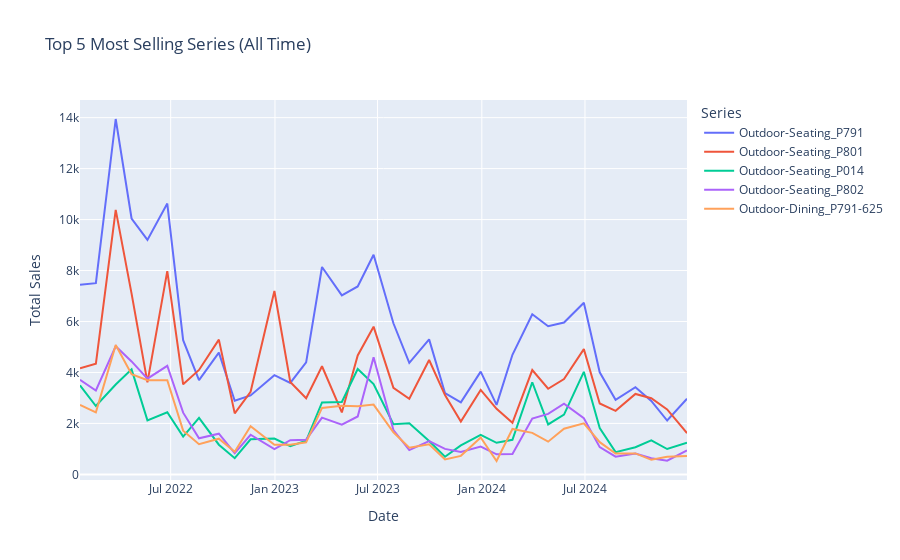
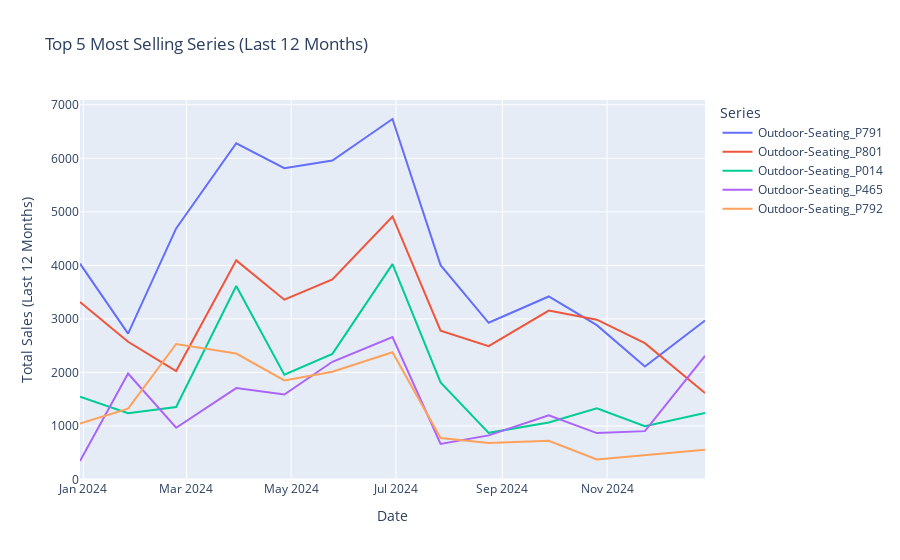

Notebook code cell kept with these figures, in order:
### Markdown cell above
## Top producing serries and SKUs

### Code cell
import pandas as pd
import plotly.express as px

# Load the wide hierarchical data, parsing the date column
df = pd.read_csv("Ashley_Outdoor_Hierarchical.csv", parse_dates=["FiscalMonthLastDate"])

# Identify Series-level columns:
# By convention, Series-level columns have exactly one underscore (and are not "Total")
series_columns = [col for col in df.columns if col != "Total" and col.count("_") == 1]

# Compute total sales for each series over the entire period
total_sales = df[series_columns].sum()

# Select the top 10 series based on total sales
top10_series = total_sales.sort_values(ascending=False).head(5).reset_index()
top10_series.columns = ["Series", "Total_Sales"]

# Filter the DataFrame to include only FiscalMonthLastDate and the top 10 series columns
df_top10 = df[["FiscalMonthLastDate"] + top10_series["Series"].tolist()]

# Convert from wide to long format for plotting
df_long = df_top10.melt(id_vars="FiscalMonthLastDate", var_name="Series", value_name="Sales")

# Create an interactive line chart using Plotly Express
fig = px.line(
    df_long,
    x="FiscalMonthLastDate",
    y="Sales",
    color="Series",
    title="Top 5 Most Selling Series (All Time)",
    labels={"FiscalMonthLastDate": "Date", "Sales": "Total Sales"}
)
fig.update_layout(xaxis_title="Date", yaxis_title="Total Sales")
fig.show()



#==========================================================
#Part B: sales in last 12 months

# Determine the latest date in the data and define the start of the last 12 months period
max_date = df["FiscalMonthLastDate"].max()
start_date = max_date - pd.DateOffset(months=12)

# Filter the DataFrame for the last 12 months
df_last12 = df[df["FiscalMonthLastDate"] >= start_date]

# Identify Series-level columns (exactly one underscore, excluding "Total")
series_columns = [col for col in df.columns if col != "Total" and col.count("_") == 1]

# Compute total sales for each series in the last 12 months
total_sales_last12 = df_last12[series_columns].sum()

# Select the top 10 series by sales for the last 12 months
top10_series_last12 = total_sales_last12.sort_values(ascending=False).head(5).reset_index()
top10_series_last12.columns = ["Series", "Total_Sales_Last12"]

# Filter the last 12-month DataFrame for the relevant columns
df_top10_last12 = df_last12[["FiscalMonthLastDate"] + top10_series_last12["Series"].tolist()]

# Convert from wide to long format for plotting
df_long_last12 = df_top10_last12.melt(id_vars="FiscalMonthLastDate", var_name="Series", value_name="Sales")

# Create an interactive line chart for the last 12 months using Plotly Express
fig = px.line(
    df_long_last12,
    x="FiscalMonthLastDate",
    y="Sales",
    color="Series",
    title="Top 5 Most Selling Series (Last 12 Months)",
    labels={"FiscalMonthLastDate": "Date", "Sales": "Total Sales (Last 12 Months)"}
)
fig.update_layout(xaxis_title="Date", yaxis_title="Total Sales (Last 12 Months)")
fig.show()

### Figure 1 — Plotly figure (JSON) as saved in the notebook; plotly's stock layout.template omitted (floating-point values rounded to 4 significant figures)
{"data": [{"hovertemplate": "Series=Outdoor-Seating_P791<br>Date=%{x}<br>Total Sales=%{y}<extra></extra>", "legendgroup": "Outdoor-Seating_P791", "line": {"color": "#636efa", "dash": "solid"}, "marker": {"symbol": "circle"}, "mode": "lines", "name": "Outdoor-Seating_P791", "orientation": "v", "showlegend": true, "type": "scatter", "x": ["2022-01-22T00:00:00", "2022-02-19T00:00:00", "2022-03-26T00:00:00", "2022-04-23T00:00:00", "2022-05-21T00:00:00", "2022-06-25T00:00:00", "2022-07-23T00:00:00", "2022-08-20T00:00:00", "2022-09-24T00:00:00", "2022-10-22T00:00:00", "2022-11-19T00:00:00", "2022-12-31T00:00:00", "2023-01-28T00:00:00", "2023-02-25T00:00:00", "2023-03-25T00:00:00", "2023-04-29T00:00:00", "2023-05-27T00:00:00", "2023-06-24T00:00:00", "2023-07-29T00:00:00", "2023-08-26T00:00:00", "2023-09-30T00:00:00", "2023-10-28T00:00:00", "2023-11-25T00:00:00", "2023-12-30T00:00:00", "2024-01-27T00:00:00", "2024-02-24T00:00:00", "2024-03-30T00:00:00", "2024-04-27T00:00:00", "2024-05-25T00:00:00", "2024-06-29T00:00:00", "2024-07-27T00:00:00", "2024-08-24T00:00:00", "2024-09-28T00:00:00", "2024-10-26T00:00:00", "2024-11-23T00:00:00", "2024-12-28T00:00:00"], "xaxis": "x", "y": [7438, 7503, 13947, 10042, 9201, 10630, 5265, 3698, 4776, 2888, 3098, 3895, 3588, 4393, 8140, 7027, 7374, 8622, 5931, 4376, 5298, 3193, 2825, 4034, 2726, 4692, 6282, 5815, 5960, 6735, 4005, 2929, 3420, 2885, 2113, 2972], "yaxis": "y"}, {"hovertemplate": "Series=Outdoor-Seating_P801<br>Date=%{x}<br>Total Sales=%{y}<extra></extra>", "legendgroup": "Outdoor-Seating_P801", "line": {"color": "#EF553B", "dash": "solid"}, "marker": {"symbol": "circle"}, "mode": "lines", "name": "Outdoor-Seating_P801", "orientation": "v", "showlegend": true, "type": "scatter", "x": ["2022-01-22T00:00:00", "2022-02-19T00:00:00", "2022-03-26T00:00:00", "2022-04-23T00:00:00", "2022-05-21T00:00:00", "2022-06-25T00:00:00", "2022-07-23T00:00:00", "2022-08-20T00:00:00", "2022-09-24T00:00:00", "2022-10-22T00:00:00", "2022-11-19T00:00:00", "2022-12-31T00:00:00", "2023-01-28T00:00:00", "2023-02-25T00:00:00", "2023-03-25T00:00:00", "2023-04-29T00:00:00", "2023-05-27T00:00:00", "2023-06-24T00:00:00", "2023-07-29T00:00:00", "2023-08-26T00:00:00", "2023-09-30T00:00:00", "2023-10-28T00:00:00", "2023-11-25T00:00:00", "2023-12-30T00:00:00", "2024-01-27T00:00:00", "2024-02-24T00:00:00", "2024-03-30T00:00:00", "2024-04-27T00:00:00", "2024-05-25T00:00:00", "2024-06-29T00:00:00", "2024-07-27T00:00:00", "2024-08-24T00:00:00", "2024-09-28T00:00:00", "2024-10-26T00:00:00", "2024-11-23T00:00:00", "2024-12-28T00:00:00"], "xaxis": "x", "y": [4164, 4341, 10382, 7092, 3612, 7978, 3533, 4098, 5287, 2394, 3244, 7198, 3628, 2987, 4244, 2430, 4666, 5797, 3397, 2969, 4488, 3110, 2072, 3317, 2574, 2027, 4094, 3360, 3738, 4915, 2783, 2492, 3157, 2986, 2549, 1618], "yaxis": "y"}, {"hovertemplate": "Series=Outdoor-Seating_P014<br>Date=%{x}<br>Total Sales=%{y}<extra></extra>", "legendgroup": "Outdoor-Seating_P014", "line": {"color": "#00cc96", "dash": "solid"}, "marker": {"symbol": "circle"}, "mode": "lines", "name": "Outdoor-Seating_P014", "orientation": "v", "showlegend": true, "type": "scatter", "x": ["2022-01-22T00:00:00", "2022-02-19T00:00:00", "2022-03-26T00:00:00", "2022-04-23T00:00:00", "2022-05-21T00:00:00", "2022-06-25T00:00:00", "2022-07-23T00:00:00", "2022-08-20T00:00:00", "2022-09-24T00:00:00", "2022-10-22T00:00:00", "2022-11-19T00:00:00", "2022-12-31T00:00:00", "2023-01-28T00:00:00", "2023-02-25T00:00:00", "2023-03-25T00:00:00", "2023-04-29T00:00:00", "2023-05-27T00:00:00", "2023-06-24T00:00:00", "2023-07-29T00:00:00", "2023-08-26T00:00:00", "2023-09-30T00:00:00", "2023-10-28T00:00:00", "2023-11-25T00:00:00", "2023-12-30T00:00:00", "2024-01-27T00:00:00", "2024-02-24T00:00:00", "2024-03-30T00:00:00", "2024-04-27T00:00:00", "2024-05-25T00:00:00", "2024-06-29T00:00:00", "2024-07-27T00:00:00", "2024-08-24T00:00:00", "2024-09-28T00:00:00", "2024-10-26T00:00:00", "2024-11-23T00:00:00", "2024-12-28T00:00:00"], "xaxis": "x", "y": [3498, 2682, 3526, 4122, 2121, 2438, 1480, 2219, 1165, 636, 1377, 1406, 1107, 1319, 2823, 2839, 4137, 3544, 1971, 2002, 1313, 693, 1140, 1548, 1239, 1355, 3615, 1959, 2348, 4024, 1815, 873, 1066, 1333, 995, 1243], "yaxis": "y"}, {"hovertemplate": "Series=Outdoor-Seating_P802<br>Date=%{x}<br>Total Sales=%{y}<extra></extra>", "legendgroup": "Outdoor-Seating_P802", "line": {"color": "#ab63fa", "dash": "solid"}, "marker": {"symbol": "circle"}, "mode": "lines", "name": "Outdoor-Seating_P802", "orientation": "v", "showlegend": true, "type": "scatter", "x": ["2022-01-22T00:00:00", "2022-02-19T00:00:00", "2022-03-26T00:00:00", "2022-04-23T00:00:00", "2022-05-21T00:00:00", "2022-06-25T00:00:00", "2022-07-23T00:00:00", "2022-08-20T00:00:00", "2022-09-24T00:00:00", "2022-10-22T00:00:00", "2022-11-19T00:00:00", "2022-12-31T00:00:00", "2023-01-28T00:00:00", "2023-02-25T00:00:00", "2023-03-25T00:00:00", "2023-04-29T00:00:00", "2023-05-27T00:00:00", "2023-06-24T00:00:00", "2023-07-29T00:00:00", "2023-08-26T00:00:00", "2023-09-30T00:00:00", "2023-10-28T00:00:00", "2023-11-25T00:00:00", "2023-12-30T00:00:00", "2024-01-27T00:00:00", "2024-02-24T00:00:00", "2024-03-30T00:00:00", "2024-04-27T00:00:00", "2024-05-25T00:00:00", "2024-06-29T00:00:00", "2024-07-27T00:00:00", "2024-08-24T00:00:00", "2024-09-28T00:00:00", "2024-10-26T00:00:00", "2024-11-23T00:00:00", "2024-12-28T00:00:00"], "xaxis": "x", "y": [3711, 3292, 5027, 4433, 3756, 4261, 2421, 1416, 1598, 831, 1555, 991, 1342, 1363, 2225, 1953, 2271, 4600, 1739, 952, 1304, 1000, 882, 1088, 788, 804, 2190, 2374, 2773, 2205, 1070, 696, 820, 633, 536, 937], "yaxis": "y"}, {"hovertemplate": "Series=Outdoor-Dining_P791-625<br>Date=%{x}<br>Total Sales=%{y}<extra></extra>", "legendgroup": "Outdoor-Dining_P791-625", "line": {"color": "#FFA15A", "dash": "solid"}, "marker": {"symbol": "circle"}, "mode": "lines", "name": "Outdoor-Dining_P791-625", "orientation": "v", "showlegend": true, "type": "scatter", "x": ["2022-01-22T00:00:00", "2022-02-19T00:00:00", "2022-03-26T00:00:00", "2022-04-23T00:00:00", "2022-05-21T00:00:00", "2022-06-25T00:00:00", "2022-07-23T00:00:00", "2022-08-20T00:00:00", "2022-09-24T00:00:00", "2022-10-22T00:00:00", "2022-11-19T00:00:00", "2022-12-31T00:00:00", "2023-01-28T00:00:00", "2023-02-25T00:00:00", "2023-03-25T00:00:00", "2023-04-29T00:00:00", "2023-05-27T00:00:00", "2023-06-24T00:00:00", "2023-07-29T00:00:00", "2023-08-26T00:00:00", "2023-09-30T00:00:00", "2023-10-28T00:00:00", "2023-11-25T00:00:00", "2023-12-30T00:00:00", "2024-01-27T00:00:00", "2024-02-24T00:00:00", "2024-03-30T00:00:00", "2024-04-27T00:00:00", "2024-05-25T00:00:00", "2024-06-29T00:00:00", "2024-07-27T00:00:00", "2024-08-24T00:00:00", "2024-09-28T00:00:00", "2024-10-26T00:00:00", "2024-11-23T00:00:00", "2024-12-28T00:00:00"], "xaxis": "x", "y": [2727, 2434, 5075, 3931, 3693, 3696, 1716, 1185, 1400, 885, 1891, 1159, 1162, 1258, 2608, 2690, 2674, 2739, 1651, 1045, 1183, 584, 727, 1448, 525, 1781, 1628, 1284, 1793, 2003, 1264, 820, 823, 571, 689, 726], "yaxis": "y"}], "layout": {"legend": {"title": {"text": "Series"}, "tracegroupgap": 0}, "title": {"text": "Top 5 Most Selling Series (All Time)"}, "xaxis": {"anchor": "y", "domain": [0, 1], "title": {"text": "Date"}}, "yaxis": {"anchor": "x", "domain": [0, 1], "title": {"text": "Total Sales"}}}}

### Figure 2 — Plotly figure (JSON) as saved in the notebook; plotly's stock layout.template omitted (floating-point values rounded to 4 significant figures)
{"data": [{"hovertemplate": "Series=Outdoor-Seating_P791<br>Date=%{x}<br>Total Sales (Last 12 Months)=%{y}<extra></extra>", "legendgroup": "Outdoor-Seating_P791", "line": {"color": "#636efa", "dash": "solid"}, "marker": {"symbol": "circle"}, "mode": "lines", "name": "Outdoor-Seating_P791", "orientation": "v", "showlegend": true, "type": "scatter", "x": ["2023-12-30T00:00:00", "2024-01-27T00:00:00", "2024-02-24T00:00:00", "2024-03-30T00:00:00", "2024-04-27T00:00:00", "2024-05-25T00:00:00", "2024-06-29T00:00:00", "2024-07-27T00:00:00", "2024-08-24T00:00:00", "2024-09-28T00:00:00", "2024-10-26T00:00:00", "2024-11-23T00:00:00", "2024-12-28T00:00:00"], "xaxis": "x", "y": [4034, 2726, 4692, 6282, 5815, 5960, 6735, 4005, 2929, 3420, 2885, 2113, 2972], "yaxis": "y"}, {"hovertemplate": "Series=Outdoor-Seating_P801<br>Date=%{x}<br>Total Sales (Last 12 Months)=%{y}<extra></extra>", "legendgroup": "Outdoor-Seating_P801", "line": {"color": "#EF553B", "dash": "solid"}, "marker": {"symbol": "circle"}, "mode": "lines", "name": "Outdoor-Seating_P801", "orientation": "v", "showlegend": true, "type": "scatter", "x": ["2023-12-30T00:00:00", "2024-01-27T00:00:00", "2024-02-24T00:00:00", "2024-03-30T00:00:00", "2024-04-27T00:00:00", "2024-05-25T00:00:00", "2024-06-29T00:00:00", "2024-07-27T00:00:00", "2024-08-24T00:00:00", "2024-09-28T00:00:00", "2024-10-26T00:00:00", "2024-11-23T00:00:00", "2024-12-28T00:00:00"], "xaxis": "x", "y": [3317, 2574, 2027, 4094, 3360, 3738, 4915, 2783, 2492, 3157, 2986, 2549, 1618], "yaxis": "y"}, {"hovertemplate": "Series=Outdoor-Seating_P014<br>Date=%{x}<br>Total Sales (Last 12 Months)=%{y}<extra></extra>", "legendgroup": "Outdoor-Seating_P014", "line": {"color": "#00cc96", "dash": "solid"}, "marker": {"symbol": "circle"}, "mode": "lines", "name": "Outdoor-Seating_P014", "orientation": "v", "showlegend": true, "type": "scatter", "x": ["2023-12-30T00:00:00", "2024-01-27T00:00:00", "2024-02-24T00:00:00", "2024-03-30T00:00:00", "2024-04-27T00:00:00", "2024-05-25T00:00:00", "2024-06-29T00:00:00", "2024-07-27T00:00:00", "2024-08-24T00:00:00", "2024-09-28T00:00:00", "2024-10-26T00:00:00", "2024-11-23T00:00:00", "2024-12-28T00:00:00"], "xaxis": "x", "y": [1548, 1239, 1355, 3615, 1959, 2348, 4024, 1815, 873, 1066, 1333, 995, 1243], "yaxis": "y"}, {"hovertemplate": "Series=Outdoor-Seating_P465<br>Date=%{x}<br>Total Sales (Last 12 Months)=%{y}<extra></extra>", "legendgroup": "Outdoor-Seating_P465", "line": {"color": "#ab63fa", "dash": "solid"}, "marker": {"symbol": "circle"}, "mode": "lines", "name": "Outdoor-Seating_P465", "orientation": "v", "showlegend": true, "type": "scatter", "x": ["2023-12-30T00:00:00", "2024-01-27T00:00:00", "2024-02-24T00:00:00", "2024-03-30T00:00:00", "2024-04-27T00:00:00", "2024-05-25T00:00:00", "2024-06-29T00:00:00", "2024-07-27T00:00:00", "2024-08-24T00:00:00", "2024-09-28T00:00:00", "2024-10-26T00:00:00", "2024-11-23T00:00:00", "2024-12-28T00:00:00"], "xaxis": "x", "y": [347, 1981, 968, 1708, 1588, 2200, 2662, 666, 826, 1199, 868, 905, 2312], "yaxis": "y"}, {"hovertemplate": "Series=Outdoor-Seating_P792<br>Date=%{x}<br>Total Sales (Last 12 Months)=%{y}<extra></extra>", "legendgroup": "Outdoor-Seating_P792", "line": {"color": "#FFA15A", "dash": "solid"}, "marker": {"symbol": "circle"}, "mode": "lines", "name": "Outdoor-Seating_P792", "orientation": "v", "showlegend": true, "type": "scatter", "x": ["2023-12-30T00:00:00", "2024-01-27T00:00:00", "2024-02-24T00:00:00", "2024-03-30T00:00:00", "2024-04-27T00:00:00", "2024-05-25T00:00:00", "2024-06-29T00:00:00", "2024-07-27T00:00:00", "2024-08-24T00:00:00", "2024-09-28T00:00:00", "2024-10-26T00:00:00", "2024-11-23T00:00:00", "2024-12-28T00:00:00"], "xaxis": "x", "y": [1045, 1324, 2533, 2354, 1853, 2013, 2378, 776, 684, 726, 375, 451, 556], "yaxis": "y"}], "layout": {"legend": {"title": {"text": "Series"}, "tracegroupgap": 0}, "title": {"text": "Top 5 Most Selling Series (Last 12 Months)"}, "xaxis": {"anchor": "y", "domain": [0, 1], "title": {"text": "Date"}}, "yaxis": {"anchor": "x", "domain": [0, 1], "title": {"text": "Total Sales (Last 12 Months)"}}}}
